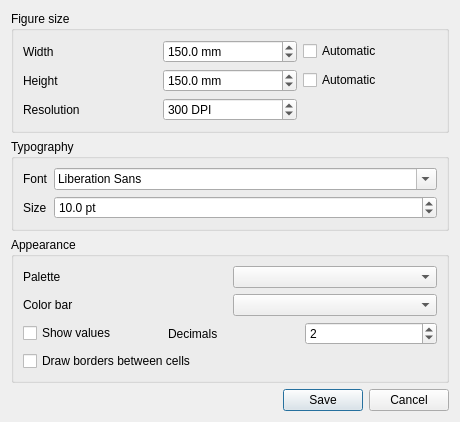
<?xml version="1.0" encoding="UTF-8"?>
<ui version="4.0">
 <class>MatrixExportDialog</class>
 <widget class="QDialog" name="MatrixExportDialog">
  <property name="geometry">
   <rect><x>0</x><y>0</y><width>460</width><height>360</height></rect>
  </property>
  <property name="windowTitle"><string>Export matrix</string></property>
  <layout class="QVBoxLayout" name="verticalLayout">
   <item>
    <widget class="QGroupBox" name="sizeGroup">
     <property name="title"><string>Figure size</string></property>
     <layout class="QGridLayout" name="sizeLayout">
      <item row="0" column="0"><widget class="QLabel" name="widthLabel"><property name="text"><string>Width</string></property></widget></item>
      <item row="0" column="1">
       <widget class="QDoubleSpinBox" name="widthMm">
        <property name="decimals"><number>1</number></property><property name="minimum"><double>10.000000000000000</double></property>
        <property name="maximum"><double>2000.000000000000000</double></property><property name="suffix"><string> mm</string></property>
        <property name="value"><double>150.000000000000000</double></property>
       </widget>
      </item>
      <item row="0" column="2"><widget class="QCheckBox" name="automaticWidth"><property name="text"><string>Automatic</string></property></widget></item>
      <item row="1" column="0"><widget class="QLabel" name="heightLabel"><property name="text"><string>Height</string></property></widget></item>
      <item row="1" column="1">
       <widget class="QDoubleSpinBox" name="heightMm">
        <property name="decimals"><number>1</number></property><property name="minimum"><double>10.000000000000000</double></property>
        <property name="maximum"><double>2000.000000000000000</double></property><property name="suffix"><string> mm</string></property>
        <property name="value"><double>150.000000000000000</double></property>
       </widget>
      </item>
      <item row="1" column="2"><widget class="QCheckBox" name="automaticHeight"><property name="text"><string>Automatic</string></property></widget></item>
      <item row="2" column="0"><widget class="QLabel" name="dpiLabel"><property name="text"><string>Resolution</string></property></widget></item>
      <item row="2" column="1">
       <widget class="QSpinBox" name="dpi">
        <property name="minimum"><number>72</number></property><property name="maximum"><number>2400</number></property>
        <property name="suffix"><string> DPI</string></property><property name="value"><number>300</number></property>
       </widget>
      </item>
     </layout>
    </widget>
   </item>
   <item>
    <widget class="QGroupBox" name="typographyGroup">
     <property name="title"><string>Typography</string></property>
     <layout class="QFormLayout" name="typographyLayout">
      <item row="0" column="0"><widget class="QLabel" name="fontFamilyLabel"><property name="text"><string>Font</string></property></widget></item>
      <item row="0" column="1"><widget class="QFontComboBox" name="fontFamily"/></item>
      <item row="1" column="0"><widget class="QLabel" name="fontSizeLabel"><property name="text"><string>Size</string></property></widget></item>
      <item row="1" column="1">
       <widget class="QDoubleSpinBox" name="fontSize">
        <property name="decimals"><number>1</number></property><property name="minimum"><double>4.000000000000000</double></property>
        <property name="maximum"><double>72.000000000000000</double></property><property name="suffix"><string> pt</string></property>
        <property name="value"><double>10.000000000000000</double></property>
       </widget>
      </item>
     </layout>
    </widget>
   </item>
   <item>
    <widget class="QGroupBox" name="appearanceGroup">
     <property name="title"><string>Appearance</string></property>
     <layout class="QGridLayout" name="appearanceLayout">
      <item row="0" column="0"><widget class="QLabel" name="paletteLabel"><property name="text"><string>Palette</string></property></widget></item>
      <item row="0" column="1"><widget class="QComboBox" name="palette"/></item>
      <item row="1" column="0"><widget class="QLabel" name="colorBarLabel"><property name="text"><string>Color bar</string></property></widget></item>
      <item row="1" column="1"><widget class="QComboBox" name="colorBarPosition"/></item>
      <item row="2" column="0" colspan="2">
       <layout class="QHBoxLayout" name="valuesLayout">
        <item><widget class="QCheckBox" name="showValues"><property name="text"><string>Show values</string></property></widget></item>
        <item><spacer name="valuesSpacer"><property name="orientation"><enum>Qt::Horizontal</enum></property><property name="sizeType"><enum>QSizePolicy::Expanding</enum></property></spacer></item>
        <item><widget class="QLabel" name="decimalsLabel"><property name="text"><string>Decimals</string></property></widget></item>
        <item><widget class="QSpinBox" name="decimals"><property name="minimum"><number>1</number></property><property name="maximum"><number>6</number></property><property name="value"><number>2</number></property></widget></item>
       </layout>
      </item>
      <item row="3" column="0" colspan="2"><widget class="QCheckBox" name="cellBorders"><property name="text"><string>Draw borders between cells</string></property></widget></item>
     </layout>
    </widget>
   </item>
   <item><widget class="QDialogButtonBox" name="buttonBox"><property name="standardButtons"><set>QDialogButtonBox::Cancel|QDialogButtonBox::Save</set></property></widget></item>
  </layout>
 </widget>
 <resources/>
 <connections>
  <connection><sender>buttonBox</sender><signal>accepted()</signal><receiver>MatrixExportDialog</receiver><slot>accept()</slot><hints><hint type="sourcelabel"><x>350</x><y>330</y></hint><hint type="destinationlabel"><x>350</x><y>350</y></hint></hints></connection>
  <connection><sender>buttonBox</sender><signal>rejected()</signal><receiver>MatrixExportDialog</receiver><slot>reject()</slot><hints><hint type="sourcelabel"><x>400</x><y>330</y></hint><hint type="destinationlabel"><x>400</x><y>350</y></hint></hints></connection>
 </connections>
</ui>
